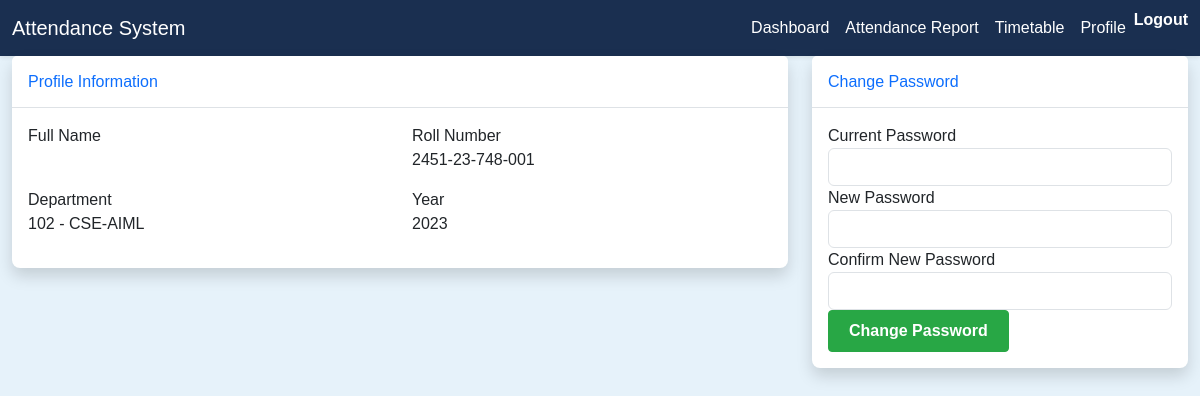
/dashboard/profile/ (signed in), run on the app's committed database.
### face_recognition_app/models.py (models this page shows, shortened)
class Student(models.Model):
    user = models.OneToOneField(User, on_delete=models.CASCADE)
    name = models.CharField(max_length=100, blank=True)  # Add this line
    roll_number = models.CharField(max_length=20)
    department = models.ForeignKey(Department, on_delete=models.CASCADE)
    year = models.IntegerField()
    section = models.ForeignKey(Section, on_delete=models.CASCADE)
    face_encoding = models.BinaryField(null=True, blank=True)

class Department(models.Model):
    code = models.IntegerField()
    name = models.CharField(max_length=100)
    description = models.TextField(blank=True)
    def __str__(self):
        return f"{self.code} - {self.name}"

### face_recognition_app/views.py (the view)
# urls.py: path('profile/', ProfileView.as_view(), name='profile'),
class ProfileView(LoginRequiredMixin, TemplateView):
    template_name = 'profile.html'
    def get_context_data(self, **kwargs):
        context = super().get_context_data(**kwargs)
        student = Student.objects.get(user=self.request.user)
        context['student'] = student
        return context

### templates/profile.html (shortened to what this page needs)
{% extends 'base.html' %}
{% block content %}
<div class="container-fluid">
    <div class="row">
        <div class="col-xl-8 col-lg-7">
            <div class="card shadow mb-4">
                <div class="card-header py-3">
                    <h6 class="m-0 font-weight-bold text-primary">Profile Information</h6>
                </div>
                <div class="card-body">
                    <div class="row">
                        <div class="col-md-6">
                            <div class="form-group">
                                <label>Full Name</label>
                            </div>
                        </div>
                        <div class="col-md-6">
                            <div class="form-group">
                                <label>Roll Number</label>
                                <p class="form-control-static">{{ student.roll_number }}</p>
                            </div>
                        </div>
                    </div>
                    <div class="row">
                        <div class="col-md-6">
                            <div class="form-group">
                                <label>Department</label>
                                <p class="form-control-static">{{ student.department }}</p>
                            </div>
                        </div>
                        <div class="col-md-6">
                            <div class="form-group">
                                <label>Year</label>
                                <p class="form-control-static">{{ student.year }}</p>
                            </div>
                        </div>
                    </div>
                </div>
            </div>
        </div>
        <div class="col-xl-4 col-lg-5">
            <div class="card shadow mb-4">
                <div class="card-header py-3">
                    <h6 class="m-0 font-weight-bold text-primary">Change Password</h6>
                </div>
                <div class="card-body">
                    <form method="post" action="{% url 'change_password' %}">
                        <div class="form-group">
                            <label>Current Password</label>
                            <input type="password" class="form-control" name="current_password" required>
                        </div>
                        <div class="form-group">
                            <label>New Password</label>
                            <input type="password" class="form-control" name="new_password1" required>
                        </div>
                        <div class="form-group">
                            <label>Confirm New Password</label>
                            <input type="password" class="form-control" name="new_password2" required>
                        </div>
                        <button type="submit" class="btn btn-primary btn-block">
                            Change Password
                        </button>
                    </form>
                </div>
            </div>
        </div>
    </div>
</div>
{% endblock %}

### templates/base.html (style rules this page uses)
:root { --primary-color: #1a2f50; --secondary-color: #6c757d; --success-color: #28a745; --warning-color: #ffc107; --danger-color: #dc3545; --light-bg: #e6f2fa; --table-header-bg: #1a2f50; --border-color: #dee2e6; }
body { background-color: var(--light-bg); font-family: 'Nunito', sans-serif; }
.card { border: none; border-radius: 0.5rem; box-shadow: 0 0.15rem 1.75rem rgba(0, 0, 0, 0.1); transition: transform 0.2s ease-in-out; }
.card-header { background-color: white; border-bottom: 1px solid var(--border-color); }
.btn { border-radius: 0.25rem; padding: 0.5rem 1.25rem; font-weight: 600; }
.btn-primary { background-color: var(--success-color); border-color: var(--success-color); }

### data on the page
Student: roll_number "2451-23-748-001", department "102 - CSE-AIML", year "2023"
